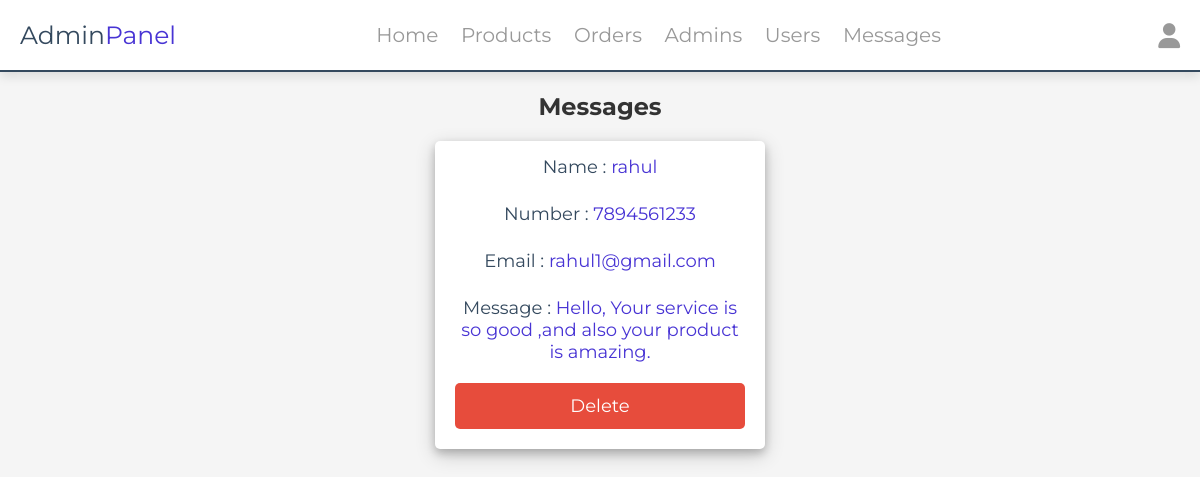
/admin/messages.php (signed in), run on the app's committed database.
### tables this page shows
CREATE TABLE `messages` (
  `id` int(100) NOT NULL,
  `user_id` int(100) NOT NULL,
  `name` varchar(100) NOT NULL,
  `email` varchar(100) NOT NULL,
  `number` varchar(12) NOT NULL,
  `message` varchar(500) NOT NULL
);

### admin/messages.php (the view, shortened to what this page needs)
<?php
include '../components/connect.php';
?>
<!DOCTYPE html>
<html lang="en">
<head>
   <link rel="stylesheet" href="https://cdnjs.cloudflare.com/ajax/libs/font-awesome/6.1.1/css/all.min.css">
   <link rel="stylesheet" href="../css/admin_style.css">
</head>
<body>
<?php include '../components/admin_header.php' ?>
<section class="messages">
   <h1 class="heading">messages</h1>
   <div class="box-container">
   <?php
      $select_messages = $conn->prepare("SELECT * FROM `messages`");
      $select_messages->execute();
      if($select_messages->rowCount() > 0){
         while($fetch_messages = $select_messages->fetch(PDO::FETCH_ASSOC)){
   ?>
   <div class="box">
      <p> Name : <span><?= $fetch_messages['name']; ?></span> </p>
      <p> Number : <span><?= $fetch_messages['number']; ?></span> </p>
      <p> Email : <span><?= $fetch_messages['email']; ?></span> </p>
      <p> Message : <span><?= $fetch_messages['message']; ?></span> </p>
      <a href="messages.php?delete=<?= $fetch_messages['id']; ?>" class="delete-btn" onclick="return confirm('delete this message?');">delete</a>
   </div>
   <?php
         }
      }else{
         echo '<p class="empty">you have no messages</p>';
      }
   ?>
   </div>
</section>
</body>
</html>

### css/admin_style.css (style rules this page uses)
:root { --main-color:#4834d4; --red:#e74c3c; --orange:#f39c12; --black:#34495e; --white:#fff; --light-bg:#f5f5f5; --light-color:#999; --border:.2rem solid var(--black); --box-shadow:0 .5rem 1rem rgba(0,0,0,.1); }
* { font-family: 'Montserrat', sans-serif; margin:0; padding:0; box-sizing: border-box; text-decoration: none; outline: none; border:none; }
html { font-size: 62.5%; overflow-x: hidden; }
body { background-color: var(--light-bg); }
section { max-width: 1200px; margin:0 auto; padding:2rem; }
.btn, .delete-btn, .option-btn { display: block; margin-top: 1rem; border-radius: .5rem; cursor: pointer; width: 100%; font-size: 1.8rem; color:var(--white); padding:1.2rem 3rem; text-transform: capitalize; text-align: center; }
.delete-btn { background-color: var(--red); }
.heading { text-align: center; margin-bottom: 2rem; text-transform: capitalize; color:var(--black); font-size: 3rem; }
.heading { text-align: center; margin-bottom: 20px; font-size: 24px; color: #333; }
.box-container { display: grid; grid-template-columns: repeat(auto-fit, minmax(220px, 1fr)); gap: 20px; }
.box { background: #fff; padding: 20px; border-radius: 8px; box-shadow:-4px -4px 4px 2px rgba(0, 0, 0, 0.1); text-align: center; }
.box p { font-size: 16px; color: #666; margin-bottom: 15px; }
.messages .box-container { display: grid; grid-template-columns: repeat(auto-fit, 33rem); gap:1.5rem; justify-content: center; align-items: flex-start; }
.messages .box-container .box { background-color: var(--white); border-radius: .5rem; box-shadow: 0 4px 8px 0 rgba(0, 0, 0, 0.2), 0 6px 20px 0 rgba(0, 0, 0, 0.19); padding:2rem; padding-top: 1rem; }
.messages .box-container .box p { padding: .5rem 0; font-size: 1.8rem; color:var(--black); }
.messages .box-container .box p span { color:var(--main-color); }

### data on the page
messages: name "rahul", number "7894561233", email "rahul1@gmail.com", message "Hello, Your service is so good ,and also your product is amazing."
